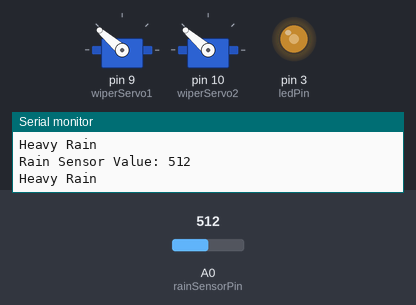
Simulated run of this sketch. Board: Arduino Uno, built with avr-gcc and run on an emulated ATmega328P. Shown: 2 × servo, output pins drawn as LEDs (lit = HIGH), the last lines printed to the serial monitor. The test bench sets the inputs (shaded band); at power-on: A0 (rainSensorPin) = 512.

Above: at 2.1 s.
2.2 s: A0 (rainSensorPin) set to 640
At 2.87 s:
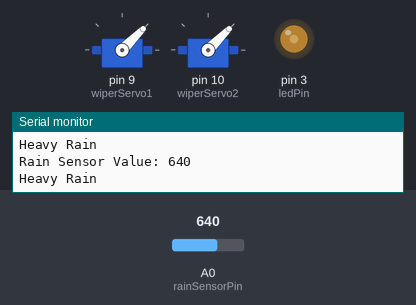
6.9 s: A0 (rainSensorPin) set to 663
At 8.02 s:
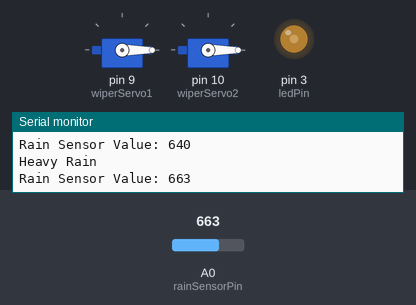
10.4 s: A0 (rainSensorPin) set to 940
At 13.17 s:
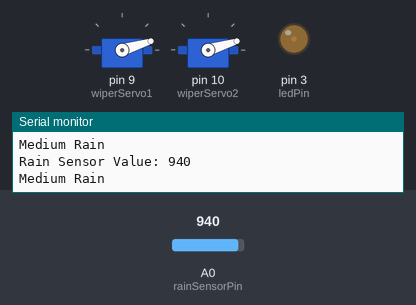
15.1 s: A0 (rainSensorPin) set to 968
At 15.29 s:
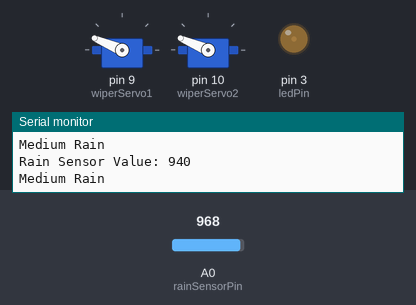
18.6 s: A0 (rainSensorPin) set to 1023
At 19.8 s:
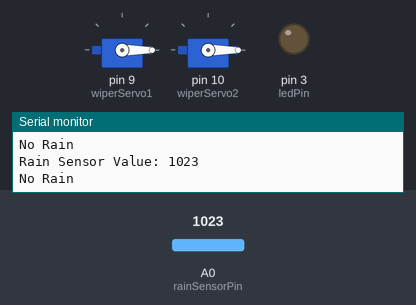
20.4 s: A0 (rainSensorPin) set to 900
At 21.52 s:
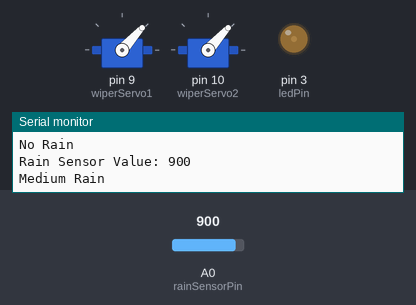
Timing chart, 0 to 25.6 s (numbered marks = the images above; inputs shaded):
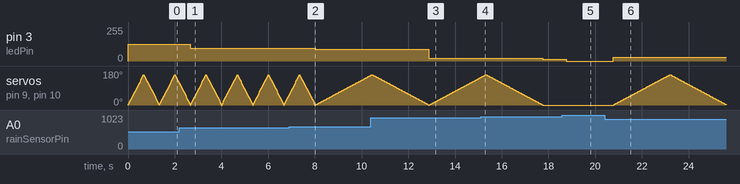

Measured:
- the behaviour switches between 649 and 650 on A0 (rainSensorPin) (found by bisection; images 1 and 2)
- the behaviour switches between 949 and 950 on A0 (rainSensorPin) (found by bisection; images 3 and 4)
- after the input at 2.2 s, pin 3 (ledPin): 127/255 → 95/255 after 0.47 s
- after the input at 6.9 s, pin 3 (ledPin): 95/255 → 89/255 after 1.1 s
- after the input at 10.4 s, pin 3 (ledPin): 89/255 → 20/255 after 2.5 s
- after the input at 15.1 s, pin 3 (ledPin): 20/255 → 13/255 after 2.7 s; servo on pin 9 (wiperServo1), servo on pin 10 (wiperServo2): goes on until 17.7 s, then stays 0°
- after the input at 18.6 s, pin 3 (ledPin): 13/255 → 0/255 after 0.16 s
- after the input at 20.4 s, pin 3 (ledPin): 0/255 → 30/255 after 0.36 s; servo on pin 9 (wiperServo1), servo on pin 10 (wiperServo2): rises from 0° to 160° in 2.4 s, then falls to 3° in 2.4 s

The sketch:

PROJECT_embdded.ino
```cpp
#include <Servo.h>

#define DEG 160

// Pin Definitions
int rainSensorPin = A0;
int ledPin = 3;

Servo wiperServo1;
Servo wiperServo2;

int ledBrightness;

void setup() {
  Serial.begin(9600);
  pinMode(ledPin, OUTPUT);

  // Attach the servos to pins
  wiperServo1.attach(9);
  wiperServo2.attach(10);

  // Initialize servos to 0 degrees
  wiperServo1.write(0);
  wiperServo2.write(180);
}

void loop() {
  int sensorValue = analogRead(rainSensorPin);
  Serial.print("Rain Sensor Value: ");
  Serial.println(sensorValue);

  // Map rain level to LED brightness (more rain = brighter)
  ledBrightness = map(sensorValue, 1023, 0, 0, 255);
  analogWrite(ledPin, ledBrightness);

  // Rain level detection and wiper speed control
  if (sensorValue >= 950) {
    Serial.println("No Rain");
    wiperServo1.write(0);
    wiperServo2.write(0);
    delay(1000); // Wait a bit before next reading
  }
  else if (sensorValue >= 650 && sensorValue < 950) {
    Serial.println("Medium Rain");
    servoCtrl(DEG, 15); // slower sweep
  }
  else if (sensorValue < 650) {
    Serial.println("Heavy Rain");
    servoCtrl(DEG, 4); // Faster sweep
  }
}

// Function to move both wipers back and forth
void servoCtrl(int degree, int spd_dly) {
  for(int pos = 0; pos <= degree; pos++) {
    wiperServo1.write(pos);
    wiperServo2.write(pos);
    delay(spd_dly);
  }
  for(int pos = degree; pos >= 0; pos--) {
    wiperServo1.write(pos);
    wiperServo2.write(pos);
    delay(spd_dly);
  }
}
```
